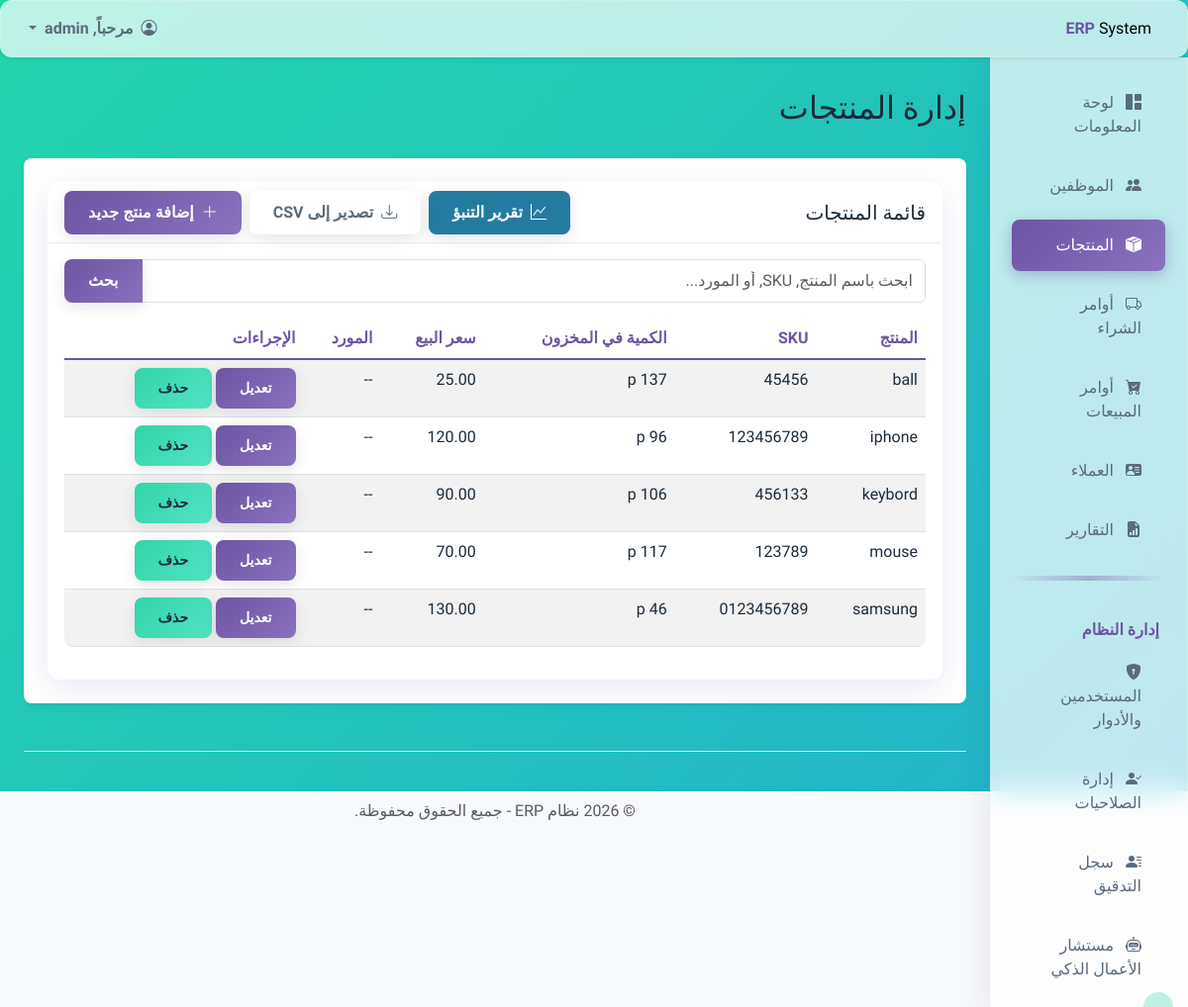
The page /products/products/ (signed in) on the database its author committed.
### inventory/models.py (models this page shows, shortened)
class Product(models.Model):
    name = models.CharField(max_length=200, unique=True, verbose_name="اسم المنتج")
    description = models.TextField(blank=True, null=True, verbose_name="الوصف")
    sku = models.CharField(max_length=50, unique=True, verbose_name="SKU (رقم المنتج)")
    purchase_price = models.DecimalField(max_digits=10, decimal_places=2, verbose_name="سعر الشراء")
    sale_price = models.DecimalField(max_digits=10, decimal_places=2, verbose_name="سعر البيع")
    quantity_in_stock = models.PositiveIntegerField(default=0, verbose_name="الكمية في المخزون")
    unit_of_measure = models.CharField(max_length=50, verbose_name="وحدة القياس", help_text="مثال: قطعة، كجم، لتر")
    supplier = models.ForeignKey(Supplier, on_delete=models.SET_NULL, null=True, blank=True, verbose_name="المورد")
    reorder_level = models.PositiveIntegerField(default=10, verbose_name="حد إعادة الطلب")
    daily_consumption_rate = models.DecimalField(
        max_digits=10,
        decimal_places=2,
        default=0.00,
        verbose_name="متوسط الاستهلاك اليومي"
    )
    prediction_last_updated = models.DateTimeField(
        null=True,
        blank=True,
        verbose_name="آخر تحديث للتنبؤ"
    )
    history = HistoricalRecords()
    class Meta:
        verbose_name = "المنتج"
        verbose_name_plural = "المنتجات"

### inventory/views.py (the view)
# urls.py: path('', views.product_list_view, name='product_list'),
@login_required
@permission_required('inventory.view_product', raise_exception=True)
def product_list_view(request):
    search_query = request.GET.get('q', None)
    products_list = Product.objects.select_related('supplier').all()
    if search_query:
        products_list = products_list.filter(
            Q(name__icontains=search_query) |
            Q(sku__icontains=search_query) |
            Q(supplier__name__icontains=search_query)
        )
    products_list = products_list.order_by('name')
    paginator = Paginator(products_list, 10) # عرض 10 منتجات في كل صفحة
    page_number = request.GET.get('page')
    try:
        products = paginator.page(page_number)
    except PageNotAnInteger:
        products = paginator.page(1)
    except EmptyPage:
        products = paginator.page(paginator.num_pages)
    context = {
        'products': products, # مرر كائن الصفحة بدلاً من القائمة الكاملة
        'search_query': search_query,
    }
    return render(request, 'inventory/product_list.html', context)

### inventory/templates/inventory/product_list.html (shortened to what this page needs)
{% extends "base.html" %}
{% block page_title %}إدارة المنتجات{% endblock %}
{% block content %}
<div class="card">
    <div class="card-header d-flex justify-content-between align-items-center flex-wrap">
        <h5 class="mb-0">قائمة المنتجات</h5>
        <div class="btn-toolbar">
            {% if perms.inventory.view_product %}
            <a href="{% url 'product_prediction' %}" class="btn btn-info me-2">
                <i class="bi bi-graph-up me-1"></i> تقرير التنبؤ
            </a>
            <a href="{% url 'product_export_csv' %}" class="btn btn-outline-secondary me-2">
                <i class="bi bi-download me-1"></i> تصدير إلى CSV
            </a>
            {% endif %}
            {% if perms.inventory.add_product %}
            <a href="{% url 'product_add' %}" class="btn btn-success">
                <i class="bi bi-plus-lg me-1"></i> إضافة منتج جديد
            </a>
            {% endif %}
        </div>
    </div>
    <div class="card-body">
        <div class="mb-3">
            <form method="GET" action="{% url 'product_list' %}">
                <div class="input-group">
                    <input type="text" class="form-control" name="q" placeholder="ابحث باسم المنتج, SKU, أو المورد..."
                        value="{{ search_query|default:'' }}">
                    <button class="btn btn-primary" type="submit">بحث</button>
                </div>
            </form>
        </div>
        <div class="table-responsive">
            <table class="table table-striped table-hover">
                <thead>
                    <tr>
                        <th>المنتج</th>
                        <th>SKU</th>
                        <th>الكمية في المخزون</th>
                        <th>سعر البيع</th>
                        <th>المورد</th>
                        {% if perms.inventory.change_product or perms.inventory.delete_product %}
                        <th>الإجراءات</th>
                        {% endif %}
                    </tr>
                </thead>
                <tbody>
                    {% for product in products %}
                    <tr>
                        <td>{{ product.name }}</td>
                        <td>{{ product.sku }}</td>
                        <td>{{ product.quantity_in_stock }} {{ product.unit_of_measure }}</td>
                        <td>{{ product.sale_price }}</td>
                        <td>{{ product.supplier.name|default:"--" }}</td>
                        {% if perms.inventory.change_product or perms.inventory.delete_product %}
                        <td>
                            {% if perms.inventory.change_product %}
                            <a href="{% url 'product_edit' pk=product.pk %}" class="btn btn-sm btn-primary">تعديل</a>
                            {% endif %}
                            {% if perms.inventory.delete_product %}
                            <a href="{% url 'product_delete' pk=product.pk %}" class="btn btn-sm btn-danger">حذف</a>
                            {% endif %}
                        </td>
                        {% endif %}
                    </tr>
                    {% empty %}
                    <tr>
                        <td colspan="6" class="text-center">لا يوجد منتجات لعرضها.</td>
                    </tr>
                    {% endfor %}
                </tbody>
            </table>
        </div>
    </div>
</div>
{% endblock %}

### templates/base.html (shortened to what this page needs)
{% load static %}
<!doctype html>
<html lang="ar" dir="rtl">
<head>
  <link rel="stylesheet" href="https://cdn.jsdelivr.net/npm/bootstrap@5.3.2/dist/css/bootstrap.rtl.min.css"
>
  <link rel="stylesheet" href="https://cdn.jsdelivr.net/npm/bootstrap-icons@1.11.3/font/bootstrap-icons.min.css">
  <link rel="stylesheet" href="https://cdnjs.cloudflare.com/ajax/libs/animate.css/4.1.1/animate.min.css" />
  <link rel="stylesheet" href="{% static 'css/custom.css' %}?v=1.4">
</head>
<body class="bg-light">
  <header class="navbar navbar-expand-lg navbar-light bg-white sticky-top flex-md-nowrap p-2 shadow-sm">
    <div class="container-fluid">
      <a class="navbar-brand col-md-3 col-lg-2 me-0 px-3 fs-6" href="{% url 'dashboard' %}">
        <strong>ERP</strong> System
      </a>
      <div class="navbar-nav">
        <div class="nav-item dropdown">
          <a class="nav-link dropdown-toggle" href="#" role="button" data-bs-toggle="dropdown" aria-expanded="false">
            <i class="bi bi-person-circle me-1"></i>
            مرحباً, {{ user.username }}
          </a>
        </div>
      </div>
    </div>
  </header>
  <div class="container-fluid">
    <div class="row">
      <nav id="sidebarMenu" class="col-md-3 col-lg-2 d-md-block sidebar collapse">
        <div class="position-sticky pt-3">
          <ul class="nav flex-column">
            <li class="nav-item">
              <a class="nav-link {% if request.resolver_match.url_name == 'dashboard' %}active{% endif %}"
                href="{% url 'dashboard' %}">
                <i class="bi bi-grid-1x2-fill me-2"></i>
                لوحة المعلومات
              </a>
            </li>
            {% if perms.employees.view_employee %}
            <li class="nav-item">
              <a class="nav-link {% if 'employee' in request.resolver_match.url_name %}active{% endif %}"
                href="{% url 'employee_list' %}">
                <i class="bi bi-people-fill me-2"></i>
                الموظفين
              </a>
            </li>
            {% endif %}
            {% if perms.inventory.view_product %}
            <li class="nav-item">
              <a class="nav-link {% if 'product' in request.resolver_match.url_name %}active{% endif %}"
                href="{% url 'product_list' %}">
                <i class="bi bi-box-seam-fill me-2"></i> المنتجات
              </a>
            </li>
            {% endif %}
            {% if perms.inventory.view_purchaseorder %}
            <li class="nav-item">
              <a class="nav-link {% if 'purchase_order' in request.resolver_match.url_name %}active{% endif %}"
                href="{% url 'purchase_order_list' %}">
                <i class="bi bi-truck me-2"></i> أوامر الشراء
              </a>
            </li>
            {% endif %}
            {% if perms.sales.view_salesorder %}
            <li class="nav-item">
              <a class="nav-link {% if 'sales_order' in request.resolver_match.url_name %}active{% endif %}"
                href="{% url 'sales_order_list' %}">
                <i class="bi bi-cart-check-fill me-2"></i> أوامر المبيعات
              </a>
            </li>
            {% endif %}
            {% if perms.sales.view_customer %}
            <li class="nav-item">
              <a class="nav-link {% if 'customer' in request.resolver_match.url_name %}active{% endif %}"
                href="{% url 'customer_list' %}">
                <i class="bi bi-person-vcard-fill me-2"></i> العملاء
              </a>
            </li>
            {% endif %}
            {% if perms.reports.view_report %}
            <li class="nav-item">
              <a class="nav-link {% if 'report' in request.resolver_match.url_name %}active{% endif %}"
                href="{% url 'main_report' %}">
                <i class="bi bi-file-earmark-bar-graph-fill me-2"></i>
                التقارير
              </a>
            </li>
            {% endif %}
            {% if user.is_superuser %}
            <hr>
            <h6 class="sidebar-heading d-flex justify-content-between align-items-center px-3 mt-4 mb-1 text-muted">
              <span>إدارة النظام</span>
            </h6>
            <ul class="nav flex-column mb-2">
              <li class="nav-item">
                <a class="nav-link {% if 'management/users' in request.path %}active{% endif %}"
                  href="{% url 'user_list' %}">
                  <i class="bi bi-shield-lock-fill me-2"></i>
                  المستخدمين والأدوار
                </a>
              </li>
              <li class="nav-item">
                <a class="nav-link {% if 'management/permissions' in request.path %}active{% endif %}"
                  href="{% url 'manage_permissions' %}">
                  <i class="bi bi-person-check-fill me-2"></i>
                  إدارة الصلاحيات
                </a>
              </li>
              <li class="nav-item">
                <a class="nav-link {% if 'management/audit-trail' in request.path %}active{% endif %}"
                  href="{% url 'audit_trail' %}">
                  <i class="bi bi-person-lines-fill me-2"></i>
                  سجل التدقيق
                </a>
              </li>
              <li class="nav-item">
                <a class="nav-link {% if 'management/chatbot' in request.path %}active{% endif %}"
                  href="{% url 'chatbot' %}">
                  <i class="bi bi-robot me-2"></i>
                  مستشار الأعمال الذكي
                </a>
              </li>
            </ul>
            {% endif %}
          </ul>
        </div>
      </nav>
      <main class="col-md-9 ms-sm-auto col-lg-10 px-md-4">
        <div id="messages-container" class="position-sticky top-0" style="z-index: 1050; padding-top: 1rem;">
        </div>
        <div class="pt-3 pb-2 mb-3">
          <div class="d-flex justify-content-between flex-wrap flex-md-nowrap align-items-center">
            <h1 class="h2">{% block page_title %}{% endblock %}</h1>
          </div>
        </div>
        <div class="bg-white p-4 rounded-3 shadow-sm">
          {% block content %}{% endblock %}
        </div>
        <footer class="pt-4 my-md-5 pt-md-5 border-top">
          <div class="text-center text-muted">
            &copy; {% now "Y" %} نظام ERP - جميع الحقوق محفوظة.
          </div>
        </footer>
      </main>
    </div>
  </div>
</body>
</html>

### static/css/custom.css (style rules this page uses)
:root { --color-primary: #6D55A4; --color-secondary: #247BA0; --color-accent: #33D4A8; --color-highlight: #F2A65A; --color-background: #F0F2F5; --color-surface: rgba(255, 255, 255, 0.7); --color-surface-solid: #FFFFFF; --color-text-primary: #1C2B3A; --color-text-secondary: #5A6B7B; --color-border: rgba(0, 0, 0, 0.08); --gradient-primary: linear-gradient(135deg, var(--color-primary), #8A72BF); --gradient-accent: linear-gradient(135deg, var(--color-accent), #50E3C2); }
body::after { content: ''; position: fixed; width: 30px; height: 30px; border-radius: 50%; background: var(--color-accent); opacity: 0.3; pointer-events: none; transform: translate(-50%, -50%); transition: width 0.2s, height 0.2s, opacity 0.2s; z-index: 9999; backdrop-filter: blur(2px); }
* { transition: background-color 0.3s ease, color 0.3s ease, border-color 0.3s ease; }
body { font-family: 'Cairo', sans-serif; background-color: var(--color-background); color: var(--color-text-primary); overflow-x: hidden; }
.card, .navbar, .alert { background: var(--color-surface); backdrop-filter: blur(10px); -webkit-backdrop-filter: blur(10px); border: 1px solid rgba(255, 255, 255, 0.2); border-radius: 12px; box-shadow: 0 8px 32px 0 rgba(31, 38, 135, 0.1); }
.card-header { background: transparent; border-bottom: 1px solid var(--color-border); font-weight: 600; }
.btn { border-radius: 8px; padding: 10px 24px; font-weight: 600; border: none; transition: all 0.2s ease; box-shadow: 0 4px 15px rgba(0, 0, 0, 0.1); color: white; }
.btn-primary, .btn-success { background-image: var(--gradient-primary); }
.btn-warning, .btn-danger { background-image: var(--gradient-accent); color: var(--color-text-primary); }
.btn-secondary, .btn-info { background-color: var(--color-secondary); }
header.navbar { background: var(--color-surface) !important; backdrop-filter: blur(10px); -webkit-backdrop-filter: blur(10px); border-bottom: 1px solid rgba(255, 255, 255, 0.2); box-shadow: 0 8px 32px 0 rgba(31, 38, 135, 0.1); position: sticky; top: 0; z-index: 1020; }
.navbar-brand strong { color: var(--color-primary); }
.sidebar { background: var(--color-surface); backdrop-filter: blur(15px); -webkit-backdrop-filter: blur(15px); border-right: 1px solid rgba(255, 255, 255, 0.2); box-shadow: 0 8px 32px 0 rgba(31, 38, 135, 0.1); }
.sidebar .nav-link { color: var(--color-text-secondary); padding: 14px 24px; font-weight: 500; border-radius: 8px; margin: 4px 10px; position: relative; overflow: hidden; }
.sidebar .nav-link:before { content: ''; position: absolute; top: 0; left: -100%; width: 100%; height: 100%; background: var(--gradient-primary); transition: left 0.4s ease; z-index: -1; }
.sidebar .nav-link.active { color: white; background-image: var(--gradient-primary); box-shadow: 0 4px 15px rgba(109, 85, 164, 0.4); }
.sidebar .sidebar-heading { color: var(--color-primary) !important; font-weight: 700; text-transform: uppercase; }
.sidebar hr { height: 5px; border: none; background-image: linear-gradient(to right, transparent, rgb(66, 3, 115), transparent); margin: 1rem 0.5rem; }
.table { background-color: var(--color-surface); border-radius: 8px; overflow: hidden; }
.table thead th { background-color: transparent; border-bottom: 2px solid var(--color-primary); color: var(--color-primary); }
.card, .card p, .card span, .card small, .card td, .card li { color: var(--color-text-primary); font-weight: 500; }
.card h1, .card h2, .card h3, .card h4, .card h5, .card h6 { color: var(--color-text-primary); }
.btn-outline-secondary, .btn-outline-primary { border-width: 2px; font-weight: 600; color: var(--color-text-secondary); border-color: var(--color-border); background-color: transparent; }
.navbar .nav-link { color: var(--color-text-secondary); font-weight: 600; padding: 0.5rem 1rem; border-radius: 8px; transition: background-color 0.2s ease; }
.card { position: relative; overflow: hidden; }
.card::before { content: ''; position: absolute; width: 200px; height: 200px; background: radial-gradient(circle, var(--color-accent) 0%, rgba(255, 255, 255, 0) 70%); border-radius: 50%; left: var(--mouse-x); top: var(--mouse-y); transform: translate(-50%, -50%); opacity: 0; transition: opacity 0.3s ease; pointer-events: none; }

### rows shown on the page
Product: name "ball", sku "45456", unit_of_measure "p", sale_price "25.00", supplier.name "--"
Product: name "iphone", sku "123456789", unit_of_measure "p", sale_price "120.00", supplier.name "--"
Product: name "keybord", sku "456133", unit_of_measure "p", sale_price "90.00", supplier.name "--"
Product: name "mouse", sku "123789", unit_of_measure "p", sale_price "70.00", supplier.name "--"
Product: name "samsung", sku "0123456789", unit_of_measure "p", sale_price "130.00", supplier.name "--"

### other values the page prints
{{ user.username }} "admin"
